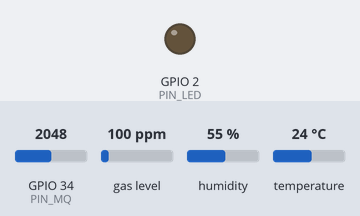
The sketch below on a simulated ESP32. Shown: output pins drawn as LEDs (lit = HIGH). The inputs (shaded band) are chosen by the test bench; at power-on: GPIO 34 (PIN_MQ) = 2048, gas level 100 ppm, humidity 55 %, temperature 24 °C (analog values on the 0–4095 scale). WiFi joins after 1.5 s; servers stay silent unless stated; uploads are accepted with an empty reply; the local clock reads 2024-03-15 10:24:30 at power-on unless the sketch sets it; what the sketch prints to the serial monitor is not drawn.

Above: at 0.1 s.
At 1.6 s:
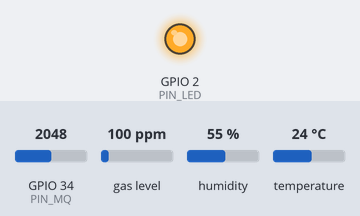
Timing chart, 0 to 3.1 s (numbered marks = the images above):
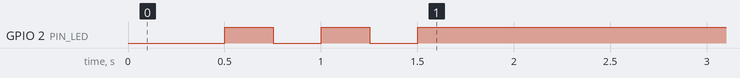

The sketch:

odor_node.ino
```cpp
/*
 * 냄새 나침반 — 실외 센서 노드 (ESP32 DevKit V1 30핀)
 *
 * 센서:  MQ-137(NH3, 아날로그 → 10k/20k 분압 → GPIO34)
 *        SGP40 (VOC index, I2C 0x59)   SHT31 (온습도, I2C 0x44)
 * 전송:  1분마다 Supabase REST(sensor_readings) 에 1행 INSERT. 실패 시 RAM 버퍼(최대 360건=6시간) 후 재전송.
 * 상태 LED(GPIO2): 켜짐=WiFi 연결, 1초 점멸=WiFi 끊김, 빠른 점멸=전송 실패 누적
 *
 * 라이브러리(Arduino IDE 라이브러리 관리자): Adafruit SHT31, Adafruit SGP40 (+ Adafruit BusIO), ArduinoJson 7
 * 보드: "ESP32 Dev Module", Upload speed 921600
 *
 * 원값만 보낸다. 지수·기준선·보정은 서버(odor_model/sensor_index.py)에서 계산한다.
 */
#include <WiFi.h>
#include <HTTPClient.h>
#include <WiFiClientSecure.h>
#include <Wire.h>
#include <time.h>
#include <ArduinoJson.h>
#include "Adafruit_SHT31.h"
#include "Adafruit_SGP40.h"
#include "config.h"

#define PIN_MQ      34      // ADC1_CH6 (WiFi 사용 중에도 읽힘). ADC2 핀은 쓰지 말 것
#define PIN_LED     2
#define PIN_SDA     21
#define PIN_SCL     22

static const uint32_t SAMPLE_MS   = 10000;   // 10초마다 샘플
static const uint8_t  SAMPLES_PER_ROW = 6;   // 6개 평균 = 1분
static const size_t   BUF_MAX     = 360;     // 6시간

Adafruit_SHT31 sht31;
Adafruit_SGP40 sgp40;
bool haveSht = false, haveSgp = false;

struct Row { time_t ts; uint16_t adc; int16_t voc; float rh; float tc; uint32_t heater; int8_t rssi; };
Row buf[BUF_MAX]; size_t bufN = 0;

uint32_t bootMs; uint32_t lastSample = 0; uint8_t nAcc = 0;
uint32_t accAdc = 0; int32_t accVoc = 0; float accRh = 0, accTc = 0; uint8_t nRh = 0, nVoc = 0;
uint16_t failStreak = 0;

void ledSet(bool on) { digitalWrite(PIN_LED, on ? HIGH : LOW); }

void wifiEnsure() {
  if (WiFi.status() == WL_CONNECTED) return;
  WiFi.mode(WIFI_STA); WiFi.begin(WIFI_SSID, WIFI_PASS);
  for (int i = 0; i < 40 && WiFi.status() != WL_CONNECTED; i++) { delay(250); ledSet(i & 1); }
  if (WiFi.status() == WL_CONNECTED) {
    configTime(9 * 3600, 0, "kr.pool.ntp.org", "time.google.com");   // KST
  }
}

bool timeValid() { return time(nullptr) > 1700000000; }

uint16_t readMq() {   // 20회 평균
  uint32_t s = 0; for (int i = 0; i < 20; i++) { s += analogRead(PIN_MQ); delay(2); } return s / 20;
}

void sample() {
  float rh = NAN, tc = NAN;
  if (haveSht) { tc = sht31.readTemperature(); rh = sht31.readHumidity(); }
  int32_t voc = -1;
  if (haveSgp) voc = (!isnan(rh) && !isnan(tc)) ? sgp40.measureVocIndex(tc, rh) : sgp40.measureVocIndex();
  accAdc += readMq();
  if (voc >= 0) { accVoc += voc; nVoc++; }
  if (!isnan(rh)) { accRh += rh; accTc += tc; nRh++; }
  nAcc++;
}

void pushRow() {
  Row r;
  r.ts = time(nullptr); r.adc = accAdc / max<uint8_t>(nAcc, 1);
  r.voc = nVoc ? accVoc / nVoc : -1; r.rh = nRh ? accRh / nRh : NAN; r.tc = nRh ? accTc / nRh : NAN;
  r.heater = (millis() - bootMs) / 1000; r.rssi = WiFi.status() == WL_CONNECTED ? WiFi.RSSI() : 0;
  accAdc = 0; accVoc = 0; accRh = 0; accTc = 0; nAcc = 0; nRh = 0; nVoc = 0;
  if (!timeValid()) return;                   // 시각 없으면 버림(NTP 전)
  if (bufN >= BUF_MAX) { memmove(buf, buf + 1, sizeof(Row) * (BUF_MAX - 1)); bufN = BUF_MAX - 1; }
  buf[bufN++] = r;
}

String isoKst(time_t t) {
  struct tm tmv; localtime_r(&t, &tmv); char s[32];
  strftime(s, sizeof s, "%Y-%m-%dT%H:%M:%S+09:00", &tmv); return String(s);
}

bool flush() {   // 버퍼 전체를 한 번에 INSERT (최대 60건씩)
  if (bufN == 0 || WiFi.status() != WL_CONNECTED) return false;
  size_t n = min(bufN, (size_t)60);
  JsonDocument doc; JsonArray arr = doc.to<JsonArray>();
  for (size_t i = 0; i < n; i++) {
    JsonObject o = arr.add<JsonObject>();
    o["site_id"] = SITE_ID; o["ts"] = isoKst(buf[i].ts); o["adc_mq137"] = buf[i].adc;
    if (buf[i].voc >= 0) o["voc_index"] = buf[i].voc;
    if (!isnan(buf[i].rh)) { o["humidity_pct"] = buf[i].rh; o["temperature_c"] = buf[i].tc; }
    o["heater_sec"] = buf[i].heater; o["rssi"] = buf[i].rssi; o["fw_version"] = FW_VERSION;
  }
  String body; serializeJson(doc, body);
  WiFiClientSecure client; client.setInsecure();   // 인증서 고정은 생략(데이터는 공개 센서값)
  HTTPClient http; http.setTimeout(10000);
  http.begin(client, String(SUPABASE_URL) + "/rest/v1/sensor_readings");
  http.addHeader("Content-Type", "application/json");
  http.addHeader("apikey", SUPABASE_ANON); http.addHeader("Authorization", String("Bearer ") + SUPABASE_ANON);
  http.addHeader("Prefer", "resolution=ignore-duplicates,return=minimal");
  int code = http.POST(body); http.end();
  if (code == 201 || code == 200) {
    memmove(buf, buf + n, sizeof(Row) * (bufN - n)); bufN -= n; failStreak = 0; return true;
  }
  failStreak++; Serial.printf("POST fail %d\n", code); return false;
}

void setup() {
  Serial.begin(115200); pinMode(PIN_LED, OUTPUT); bootMs = millis();
  analogReadResolution(12); analogSetPinAttenuation(PIN_MQ, ADC_11db);   // 0~3.3V
  Wire.begin(PIN_SDA, PIN_SCL);
  haveSht = sht31.begin(0x44); haveSgp = sgp40.begin();
  Serial.printf("SHT31 %d  SGP40 %d  site %s fw %s\n", haveSht, haveSgp, SITE_ID, FW_VERSION);
  wifiEnsure();
}

void loop() {
  wifiEnsure();
  uint32_t now = millis();
  if (now - lastSample >= SAMPLE_MS) {
    lastSample = now; sample();
    if (nAcc >= SAMPLES_PER_ROW) { pushRow(); flush(); }
  }
  bool wifi = WiFi.status() == WL_CONNECTED;
  if (!wifi) ledSet((now / 500) & 1); else if (failStreak > 3) ledSet((now / 120) & 1); else ledSet(true);
  delay(50);
}
```

config.example.h
```cpp
// config.example.h → 복사해서 config.h 로 저장하고 값을 채우세요. config.h 는 Git 에 올리지 않습니다.
#pragma once
#define SITE_ID        "S1"            // S1 한강변 / S2 모담산 인근 / S3 하성면
#define WIFI_SSID      "your-wifi"
#define WIFI_PASS      "your-password"
#define SUPABASE_URL   "https://YOUR-PROJECT.supabase.co"
#define SUPABASE_ANON  "anon-public-key"  // service_role 키는 절대 넣지 않는다
#define FW_VERSION     "0.1.0"
```
